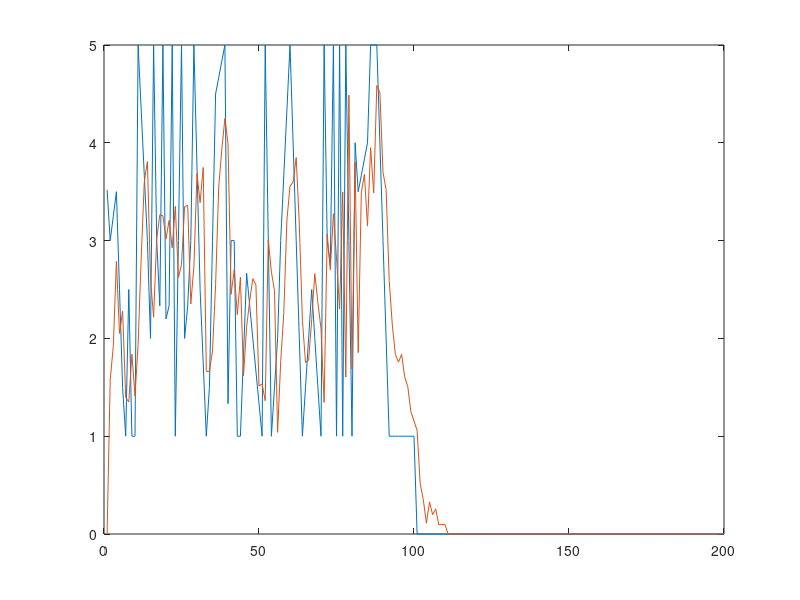

Source code (MATLAB):
x = [3.5195500803428 3 3.25 3.5 2.5 1.5 1 2.5 1 1 5 4.33333333333333 3.66666666666667 3 2 5 3 2.33333333333333 5 2.2 2.33333333333333 5 1 3 5 2 2.33333333333333 3 5 3.75 2.5 1.75 1 1.5 3 4.5 4.66666666666667 4.83333333333333 5 1.33333333333333 3 3 1 1 1.83333333333333 2.66666666666667 2.33333333333333 2 1.66666666666667 1.33333333333333 1 5 3 1 1.5 2 3 3.66666666666667 4.33333333333333 5 4 3 2 1 1.5 2 2.5 2 1.5 1 5 3 2.75 5 1 5 1 5 3 1 4 3.5 3.66666666666667 3.83333333333333 4 5 5 5 4 3 2 1 1 1 1 1 1 1 1 1];
disp('x');
disp(x);

order = 10;

a = lpc(x,order);
disp('a');
disp(a);

est_x = filter([0 -a(2:end)],1,[x, zeros(1,order*10)]);    % Estimated signal
disp('est_x');
disp(est_x);

e = [x, zeros(1,order*10)] - est_x;                        % Prediction error
disp('e');
disp(e);

[acs,lags] = xcorr(e,'coeff');        % ACS of prediction error


plot(1:(100+order*10), [x, zeros(1,order*10)], 1:(100+order*10), est_x);
